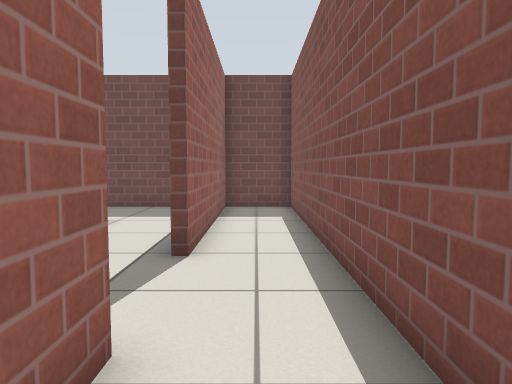
[1] (above)

21 first-person views from a walk through a robot-simulator world made for Gazebo. The camera is 0.78 m above the floor, tilts 4° down and sees 70° across. The floor is counted in squares, 0.5 m on a side. Each view is taken from the middle of a square. On the plan, view 1 faces up. The plan holds only what a view shows up to about 16 squares ahead; the rest is blank. Gazebo's built-in surfaces are drawn with simple patterns.

[2]
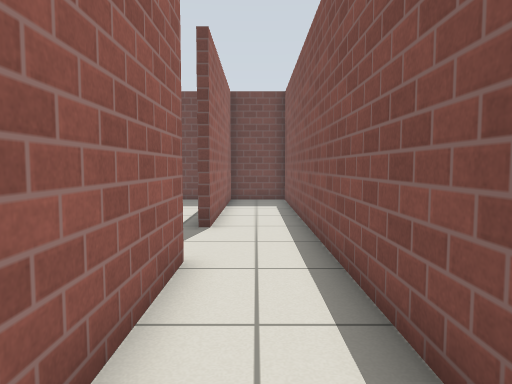

[3]
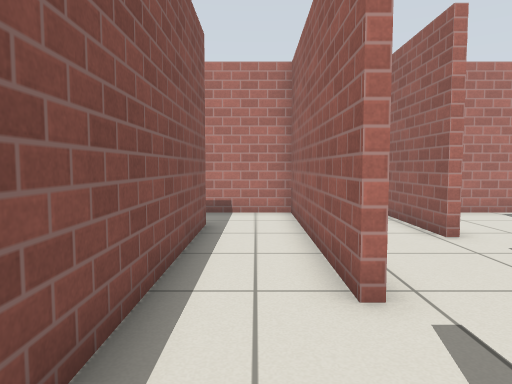

[4]
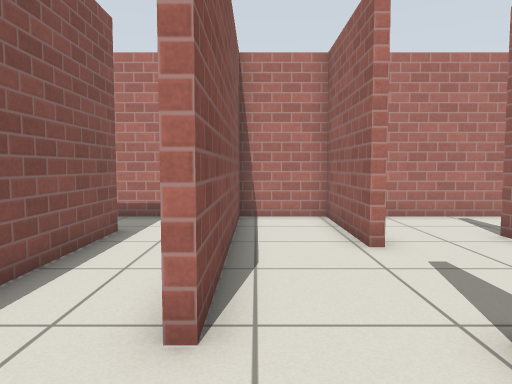

[5]
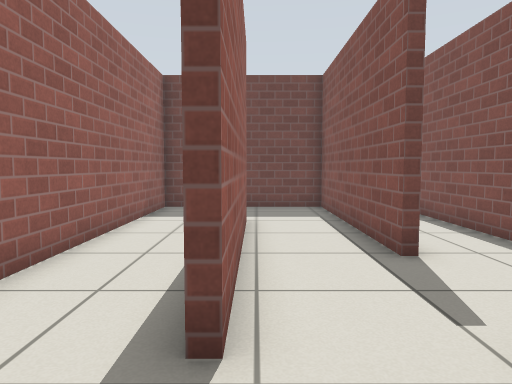

[6]
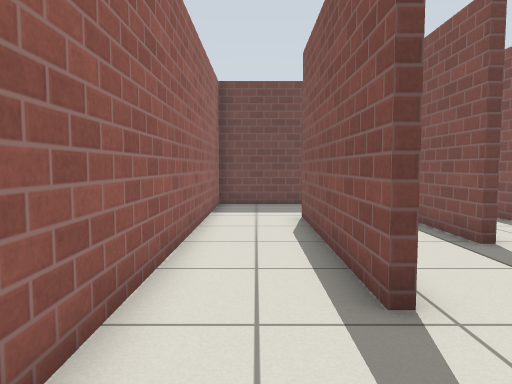

[7]
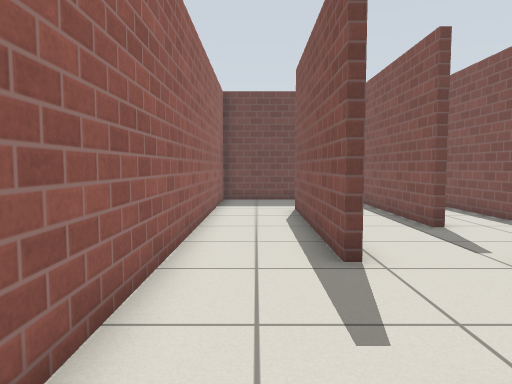

[8]
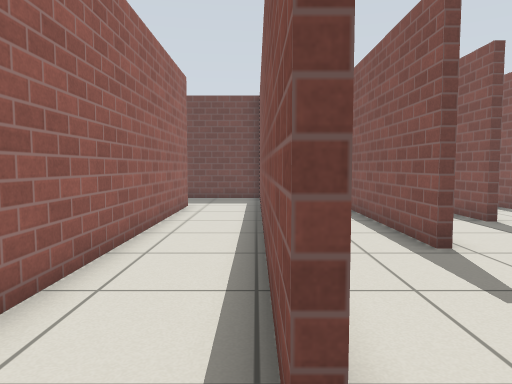

[9]
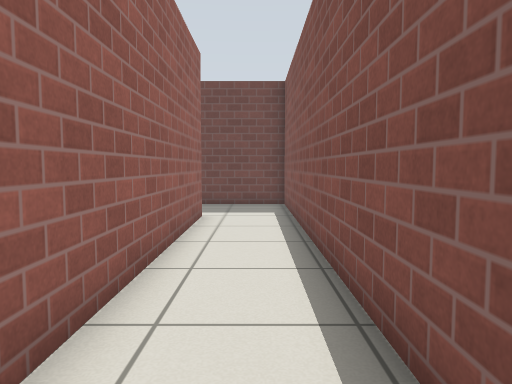

[10]
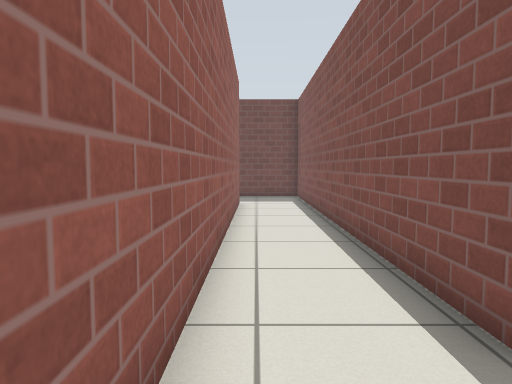

[11]
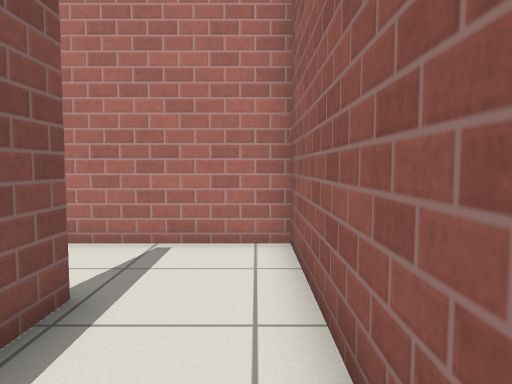

[12]
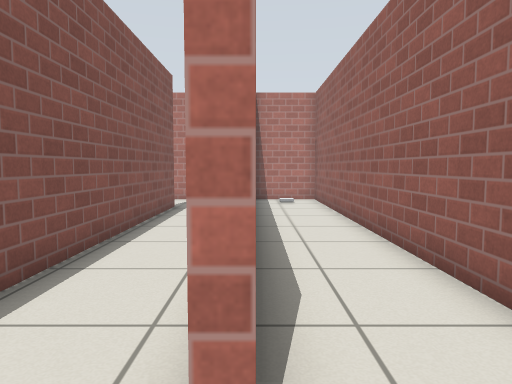

[13]
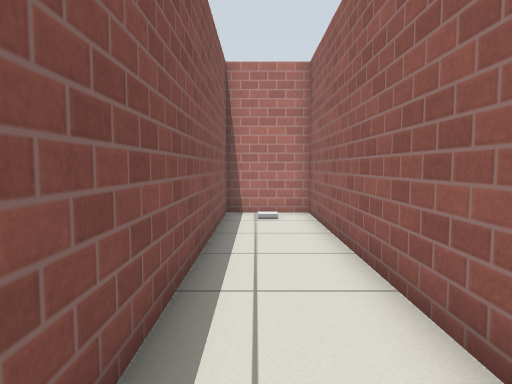

[14]
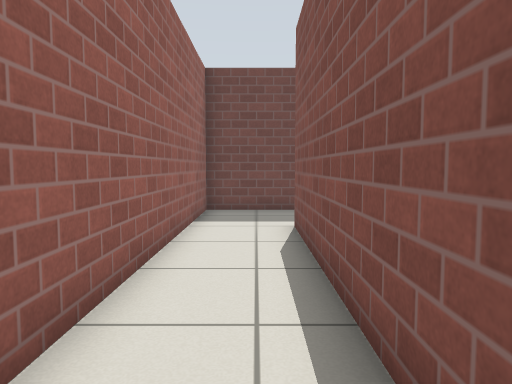

[15]
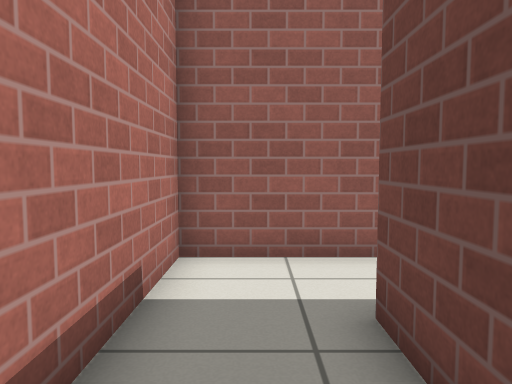

[16]
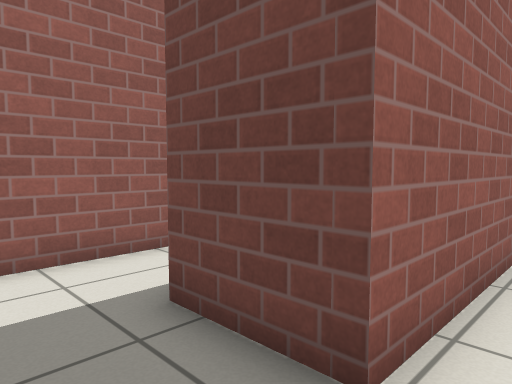

[17]
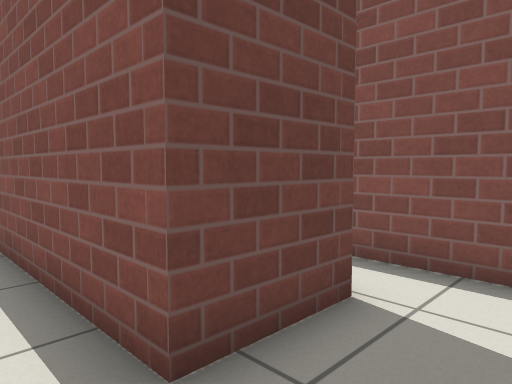

[18]
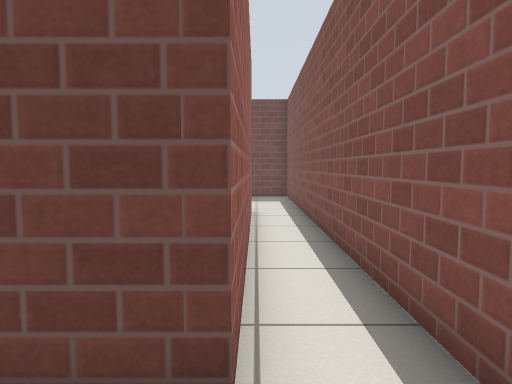

[19]
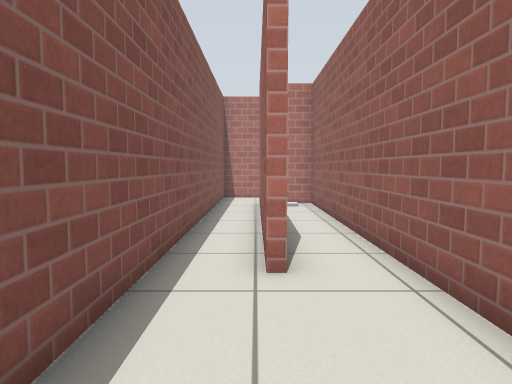

[20]
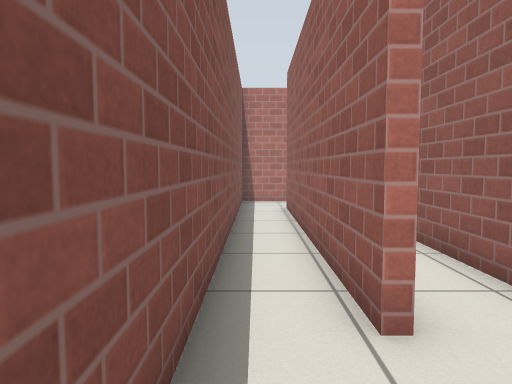

[21]
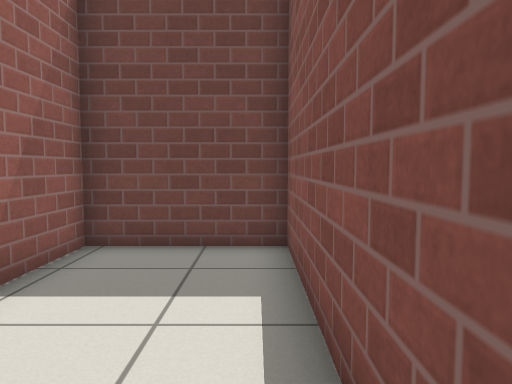

### Floor plan
Points are (right, up) in squares from view 1. A wall is a line through its corners. A room is listed if a view was taken in it or the views show most of it. See-through windows are left out.
Room 1 (views 1, 2, 3, 15, 16, 17, 18, 21)
walls: (-1.2, 3) (-1.2, -5.3) (3.3, -5.3); (5.6, -4.4) (5.6, 7.6); (3.8, 7.8) (3.8, -2.8) (1.3, -2.8) (1.3, 14.1) (-1.2, 14.1) (-1.2, 6.2)
ways out: opening at (-1, 4.5) to room 2; opening at (5, 8) to room 6
Room 2 (views 4, 5)
walls: (-4.6, 2.8) (-4.6, 10.4); (-1.5, 6.2) (-1.5, 14.1) (-7.5, 14.1) (-7.5, -0.6); (-4.2, 10.2) (-4.2, 2.8); (-4.2, -0.9) (-4.2, -5.3) (-1.5, -5.3) (-1.5, 3)
ways out: opening at (-1, 4.5) to room 1; opening at (-6, -1.5) to room 3
Room 3 (views 6, 7)
walls: (-7.5, -5.3) (-6, -5.3); (-7.5, -0.6) (-7.5, -2.3)
ways out: opening at (-6, -1.5) to room 2; opening at (-8, -4) to room 4
Room 4 (views 8, 9, 10, 11)
walls: (-7.8, -2.3) (-7.8, 14.1) (-10.4, 14.1); (-10.7, 10.5) (-10.7, -5.3) (-7.5, -5.3)
ways out: opening at (-8, -4) to room 3; opening at (-11, 12) to room 5
Room 5 (views 12, 13, 14)
walls: (-10.4, 14.1) (-13.8, 14.1) (-13.8, -5.3) (-11, -5.3) (-11, 10.5)
ways out: opening at (-11, 12) to room 4
Room 6 (views 19, 20)
walls: (5.6, 7.6) (5.6, 14.1) (1.6, 14.1) (1.6, 11.6); (1.6, 9.7) (1.6, -2.5) (2.8, -2.5)
ways out: opening at (5, 8) to room 1

Where each view was taken, in squares from view 1:
view 1: 0 up, 0 right, facing up
view 2: 3 down, 0 right, facing up
view 3: 7 up, 0 right, facing down
view 4: 6 up, 2 left, facing down
view 5: 0 up, 4 left, facing up
view 6: 1 down, 6 left, facing up
view 7: 3 down, 6 left, facing up
view 8: 4 down, 8 left, facing up
view 9: 1 down, 9 left, facing up
view 10: 5 down, 10 left, facing up
view 11: 2 up, 10 left, facing down
view 12: 12 up, 11 left, facing down
view 13: 7 up, 12 left, facing down
view 14: 1 up, 12 left, facing up
view 15: 4 down, 5 right, facing left
view 16: 5 down, 5 right, facing up-left
view 17: 5 down, 0 right, facing up-right
view 18: 5 down, 4 right, facing up
view 19: 13 up, 4 right, facing down
view 20: 11 up, 5 right, facing down
view 21: 7 up, 5 right, facing up
